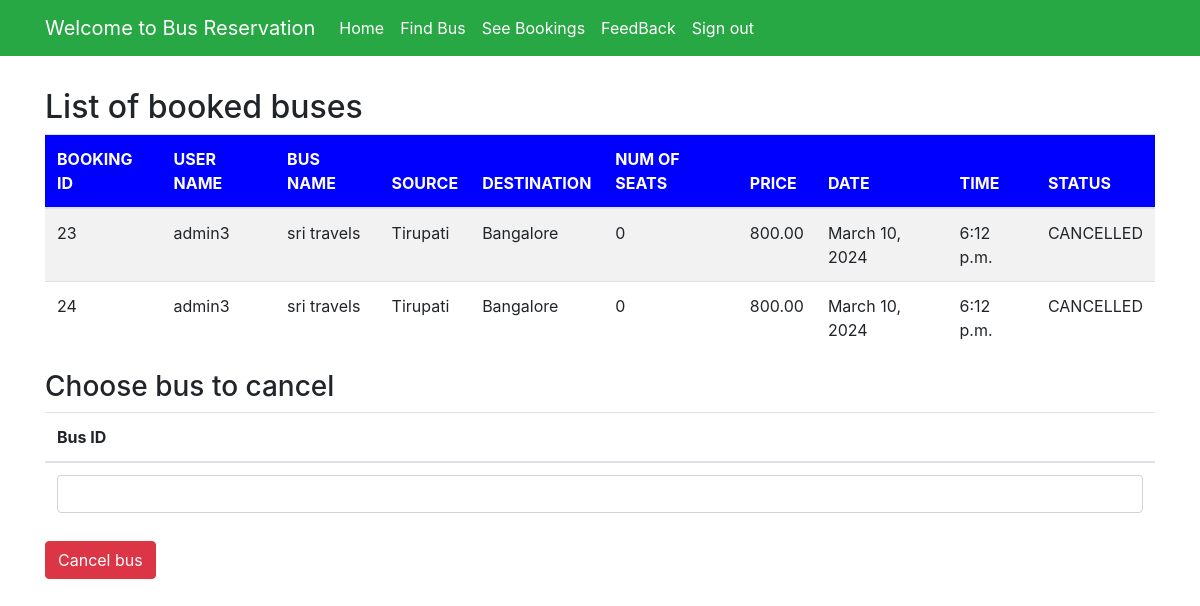
/seebookings (signed in), run on the app's committed database.
### myapp/models.py (models this page shows, shortened)
class Book(models.Model):
    BOOKED = 'B'
    CANCELLED = 'C'
    TICKET_STATUSES = ((BOOKED, 'Booked'),
                       (CANCELLED, 'Cancelled'),)
    email = models.EmailField()
    name = models.CharField(max_length=30)
    userid =models.DecimalField(decimal_places=0, max_digits=2)
    busid=models.DecimalField(decimal_places=0, max_digits=2)
    bus_name = models.CharField(max_length=30)
    source = models.CharField(max_length=30)
    dest = models.CharField(max_length=30)
    nos = models.DecimalField(decimal_places=0, max_digits=2)
    price = models.DecimalField(decimal_places=2, max_digits=6)
    date = models.DateField()
    time = models.TimeField()
    status = models.CharField(choices=TICKET_STATUSES, default=BOOKED, max_length=2)

### myapp/views.py (the view)
# urls.py: path('seebookings', views.seebookings, name="seebookings"),
@login_required(login_url='signin')
def seebookings(request,new={}):
    context = {}
    id_r = request.user.id
    book_list = Book.objects.filter(userid=id_r)
    if book_list:
        return render(request, 'myapp/booklist.html', locals())
    else:
        context["error"] = "Sorry no buses booked"
        return render(request, 'myapp/findbus.html', context)

### myapp/templates/myapp/booklist.html (shortened to what this page needs)
{% extends 'myapp/base.html' %}
{% block content %}
<div class="container">
    <h2>List of booked buses</h2>
    <table class="table table-striped">
        <thead style="background-color: blue; color: white;">
            <th>BOOKING ID</th>
            <th>USER NAME</th>
            <th>BUS NAME</th>
            <th>SOURCE</th>
            <th>DESTINATION</th>
            <th>NUM OF SEATS</th>
            <th>PRICE</th>
            <th>DATE</th>
            <th>TIME</th>
            <th>STATUS</th>
        </thead>
        <tbody>
            {% for row in book_list %}
            <tr>
                <td>{{ row.id }}</td>
                <td>{{ row.name }}</td>
                <td>{{ row.bus_name }}</td>
                <td>{{ row.source }}</td>
                <td>{{ row.dest }}</td>
                <td>{{ row.nos }}</td>
                <td>{{ row.price }}</td>
                <td>{{ row.date }}</td>
                <td>{{ row.time }}</td>
                <td>{{ row.status }}</td>
            </tr>
            {% endfor %}
        </tbody>
    </table>
    <form action="{% url 'cancellings' %}" method="post">
        <h3>Choose bus to cancel</h3>
        <table class="table">
            <thead>
                <tr>
                    <th>Bus ID</th>
                </tr>
            </thead>
            <tbody>
                <tr>
                    <td>
                        <input name='bus_id' class="form-control" type="number" id="example-email-input">
                    </td>
                </tr>
            </tbody>
        </table>
        <div class="pull-right">
            <button type="submit" class="btn btn-danger float-left">Cancel bus</button>
        </div>
    </form>
</div>
{% endblock %}

### myapp/templates/myapp/base.html (shortened to what this page needs)
<!doctype html>
<html lang="en">
<head>
    <link rel="stylesheet" href="https://stackpath.bootstrapcdn.com/bootstrap/4.1.3/css/bootstrap.min.css"
>
</head>
<body>
<nav class="navbar navbar-expand-lg navbar-light bg-success">
    <div class="container">
        <a class="navbar-brand" href="#" style="color: white;">Welcome to  Bus Reservation</a>
        <div class="collapse navbar-collapse" id="navbarNavAltMarkup">
            <div class="navbar-nav" >
                <a class="nav-item nav-link active" href="{% url 'home' %}" style="color: white;">Home <span class="sr-only">(current)</span></a>
                <a class="nav-item nav-link" href="{% url 'findbus' %}" style="color: white;">Find Bus</a>
                <a class="nav-item nav-link" href="{% url 'seebookings' %}" style="color: white;">See Bookings</a>
                <a class="nav-item nav-link" href="{% url 'feedback' %}" style="color: white;">FeedBack</a>
                {% if request.user.is_active %}
                <a class="nav-item nav-link " href="{% url 'signout' %}" style="color: white;">Sign out</a>
                {% else %}
                <a class="nav-item nav-link " href="{% url 'signup' %}" style="color: white;">Sign Up</a>
                {% endif %}
            </div>
        </div>
        <br>
    </div>
</nav>
<br>
{% block content %}
{% endblock %}
</body>
</html>

### data on the page
Book: id "23", name "admin3", bus_name "sri travels", source "Tirupati", dest "Bangalore", nos "0", price "800.00", date "March 10, 2024", time "6:12 p.m.", status "CANCELLED"
Book: id "24", name "admin3", bus_name "sri travels", source "Tirupati", dest "Bangalore", nos "0", price "800.00", date "March 10, 2024", time "6:12 p.m.", status "CANCELLED"
